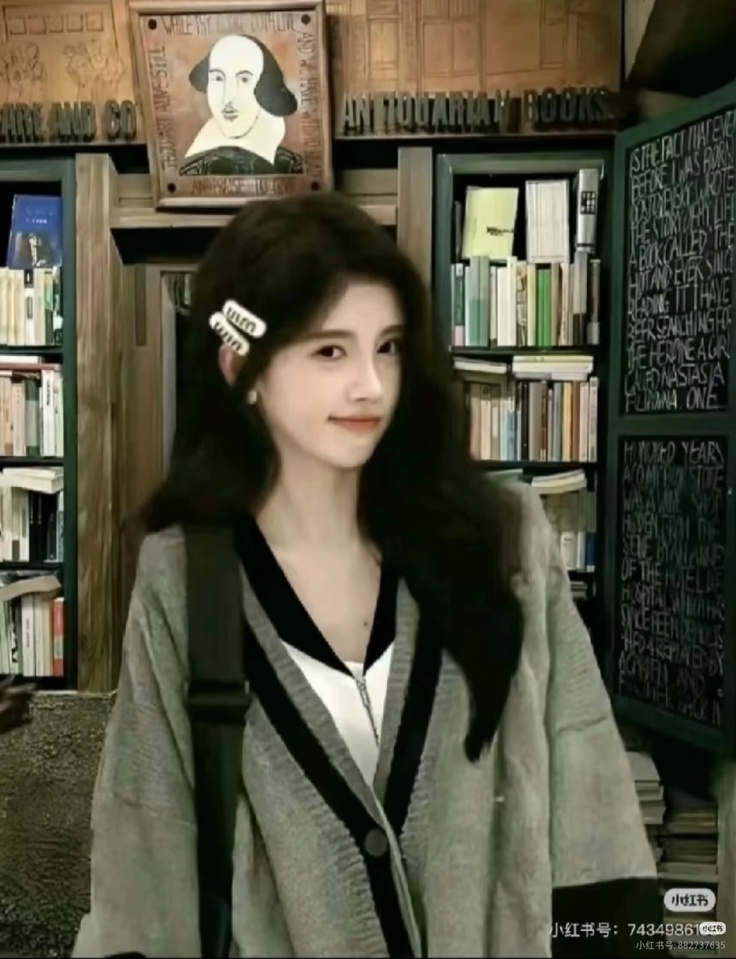
#> input picture B1_OpenCV_Vision/cv_workspace/lena2.jpg, 736 x 959 px, shrunk from 1440 x 1878 before the run, given in place of the camera
$ python camera_face_blur.py
#> lines starting #> are read from the running program, lines starting #| are printed output that depends on the picture; after the words box and inside, x2 and y2 are one past the last pixel; in counts of white or black regions, pixels touching at a corner belong together
import cv2

# 1. 加载分类器
cascade_path = "haarcascade_frontalface_default.xml"
face_cascade = cv2.CascadeClassifier(cascade_path)

# 2. 打开电脑默认摄像头（0 代表默认摄像头）
cap = cv2.VideoCapture(0)

if not cap.isOpened():
    print("无法打开摄像头，请检查是否被其他软件占用！")
    exit()

print("摄像头已打开，按键盘 'q' 键退出...")

# 3. 实时处理死循环
while True:
    # 逐帧读取画面
    ret, frame = cap.read()
#> frame is the input picture: shape (959, 736, 3); mean B, G, R 64.4, 81.9, 83.9
    if not ret:
        print("无法获取画面")
        break

    # 转灰度（检测器只认灰度）
    gray = cv2.cvtColor(frame, cv2.COLOR_BGR2GRAY)
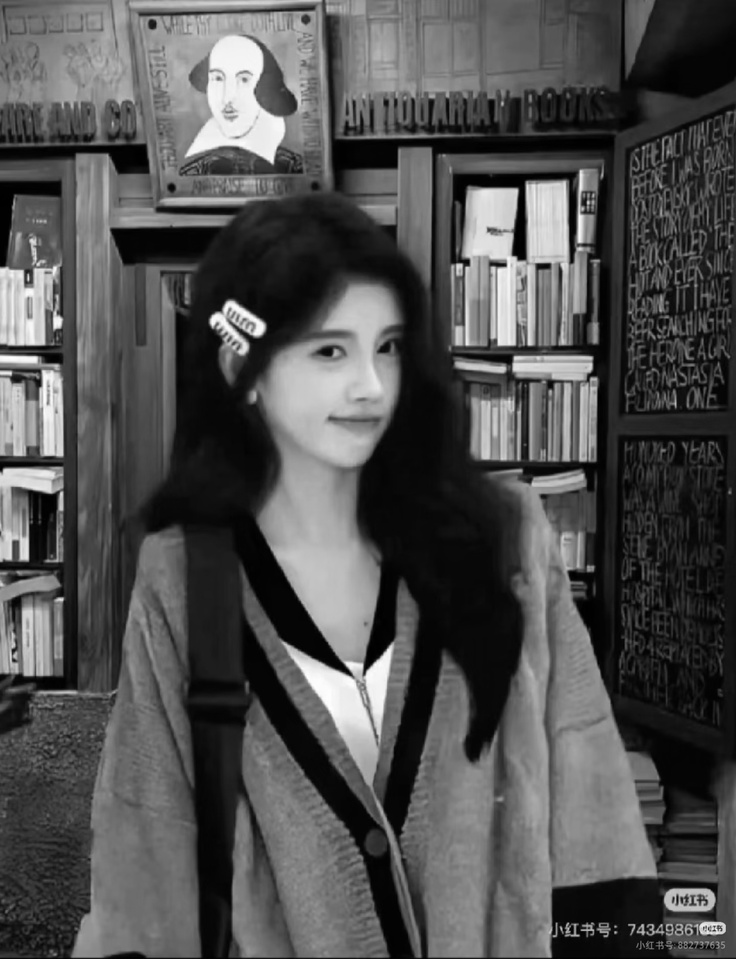
#> gray: shape (959, 736); min 0, max 254, mean 80.5

    # 检测人脸
    faces = face_cascade.detectMultiScale(gray, scaleFactor=1.1, minNeighbors=5, minSize=(80, 80))
#> faces = [[269, 292, 163, 163]]

    # 遍历每一张脸进行打码
    for (x, y, w, h) in faces:
        face_roi = frame[y:y+h, x:x+w]
        blurred = cv2.GaussianBlur(face_roi, (99, 99), 0)
        frame[y:y+h, x:x+w] = blurred
#> this loop made 1 pass
#> pass 1, `face_roi = frame[y:y+h, x:x+w]`:
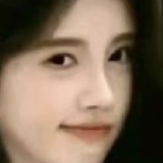
#> face_roi: shape (163, 163, 3); mean B, G, R 89.2, 109.2, 128.9
#> pass 1, `blurred = cv2.GaussianBlur(face_roi, (99, 99), 0)`:
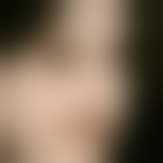
#> blurred: shape (163, 163, 3); mean B, G, R 89.4, 109.4, 129.1
#> after the loop:
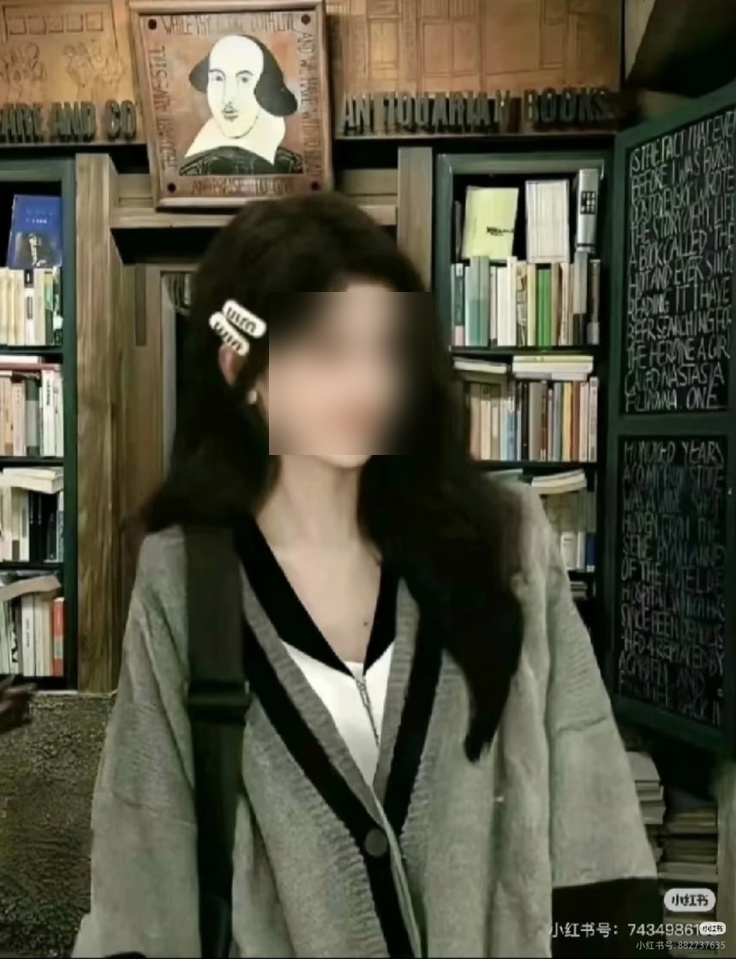
#> frame: shape (959, 736, 3); 3.76% of pixels changed, all inside (x1, y1, x2, y2) = (269, 292, 432, 455)

    # 显示画面（窗口名字叫 Camera Test）
    cv2.imshow("Camera Test - Press Q to quit", frame)

    # 监听键盘，如果按下 'q' 键就跳出死循环
    if cv2.waitKey(1) & 0xFF == ord('q'):
#> (key q is pressed here)
        break

# 4. 释放资源并关闭窗口
cap.release()
cv2.destroyAllWindows()
